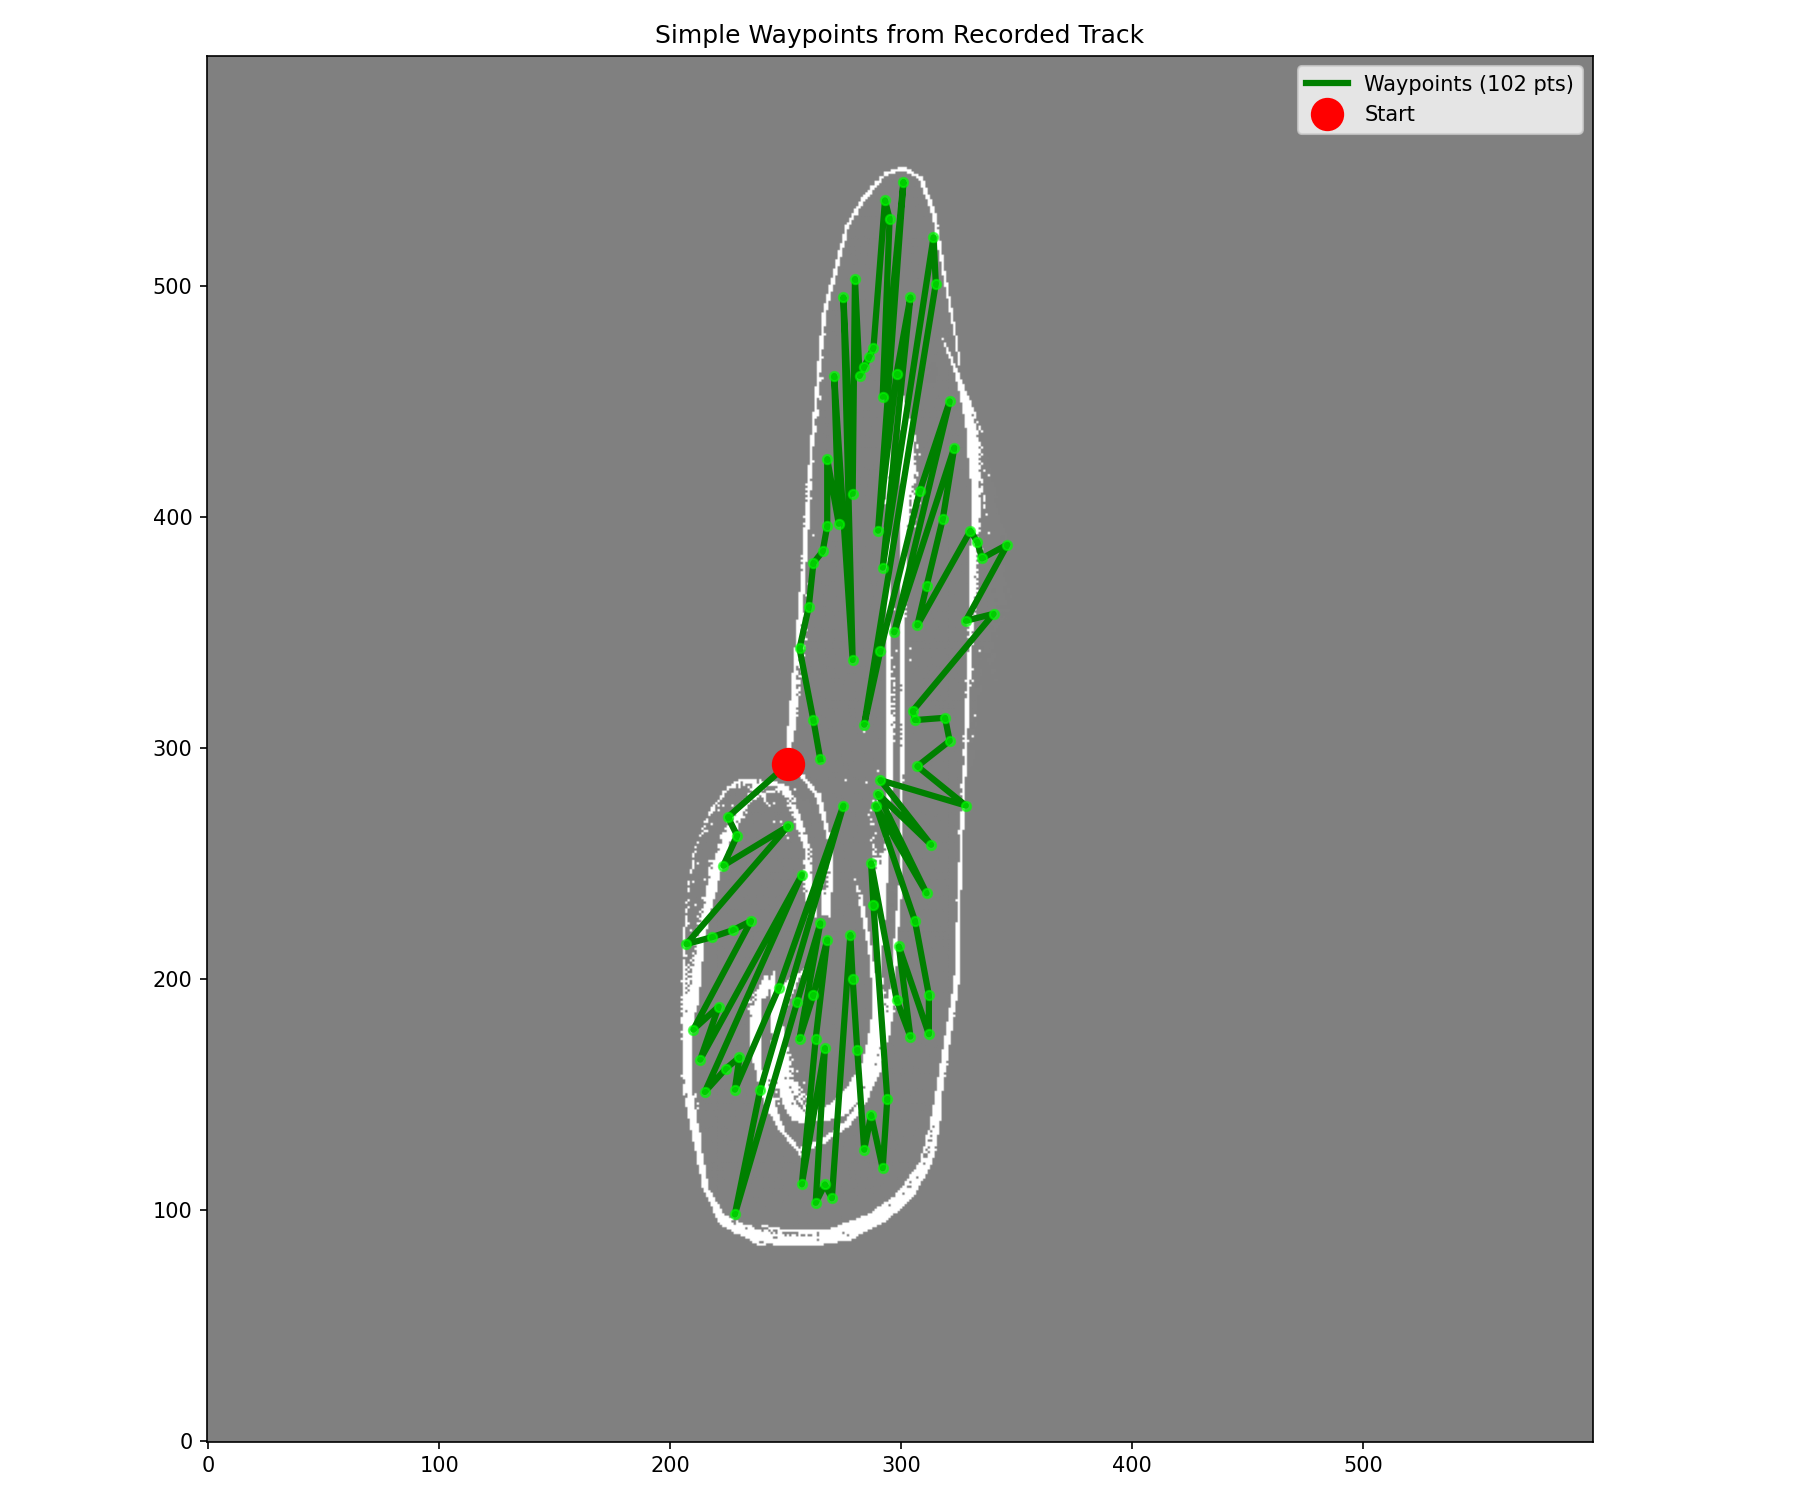

Python code for this plot:
#!/usr/bin/env python3
"""
DEAD SIMPLE: Just extract waypoints from the recorded free space
"""
import numpy as np
import matplotlib.pyplot as plt
import json

print("Loading map...")
grid = np.load('track_map.npy')

with open('track_map_meta.json', 'r') as f:
    meta = json.load(f)

RESOLUTION = meta['resolution']
grid_origin_x = meta['origin_x']
grid_origin_y = meta['origin_y']

# Get ALL free space points (what we actually drove)
free_space = (grid == 0)
cy, cx = np.where(free_space)

print(f"Found {len(cx)} free space points")

# Convert to world coordinates
wx = grid_origin_x + cx * RESOLUTION
wy = grid_origin_y + cy * RESOLUTION

# Sort by angle from center to create a loop
center_x = np.mean(wx)
center_y = np.mean(wy)
angles = np.arctan2(wy - center_y, wx - center_x)
sorted_idx = np.argsort(angles)

wx = wx[sorted_idx]
wy = wy[sorted_idx]

# Subsample to ~100 waypoints
target = 100
step = max(1, len(wx) // target)
wx = wx[::step]
wy = wy[::step]

waypoints = [[float(x), float(y)] for x, y in zip(wx, wy)]

# Close the loop
if len(waypoints) > 0:
    waypoints.append(waypoints[0])

print(f"✅ Created {len(waypoints)} waypoints")

# Plot
plt.figure(figsize=(12, 10))

# Show the track
plt.imshow(grid, cmap='gray', origin='lower', alpha=0.5, vmin=-1, vmax=100)

# Plot waypoints
gx = ((wx - grid_origin_x) / RESOLUTION).astype(int)
gy = ((wy - grid_origin_y) / RESOLUTION).astype(int)

plt.plot(gx, gy, 'g-', linewidth=3, label=f'Waypoints ({len(waypoints)} pts)')
plt.scatter(gx, gy, c='lime', s=20, alpha=0.6, zorder=5)
plt.plot(gx[0], gy[0], 'ro', markersize=15, label='Start', zorder=10)

plt.title('Simple Waypoints from Recorded Track')
plt.legend()
plt.tight_layout()
plt.savefig('simple_waypoints.png', dpi=150)
print("💾 Saved simple_waypoints.png")

# Save
with open('centerline.json', 'w') as f:
    json.dump({'waypoints': waypoints, 'num_waypoints': len(waypoints)}, f, indent=2)
print("💾 Saved centerline.json")

plt.show()

print("\n✅ DONE! These are literally the points from your map.")
print("No algorithms, no smoothing, just YOUR recorded path!")

